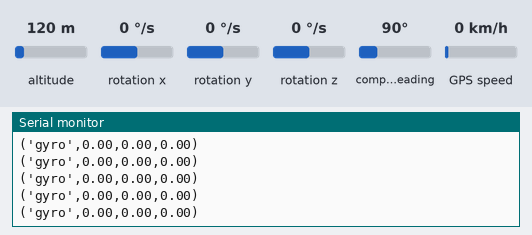
Bench run of a sketch on a simulated Arduino Uno, built with avr-gcc and run on an emulated ATmega328P. Shown: the last lines printed to the serial monitor. Wiring (inferred from the names in the program): L3G4200D gyroscope at I2C address 0x69. The inputs (shaded band) are chosen by the test bench; at power-on: rotation x 0 °/s, rotation y 0 °/s, rotation z 0 °/s, altitude 120 m, compass heading 90°, GPS speed 0 km/h. The GPS gets a fix after 3 s at 37.7749, -122.4194 with 8 satellites.

Above: at 2.4 s.
2.5 s: rotation x set to -192 °/s
At 3.0 s:
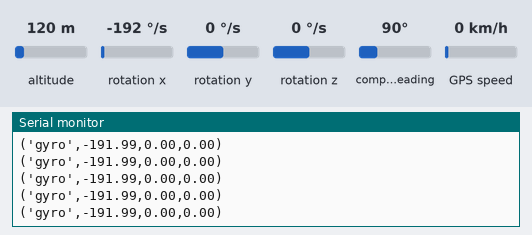
6.8 s: rotation y set to -192 °/s
At 7.3 s:
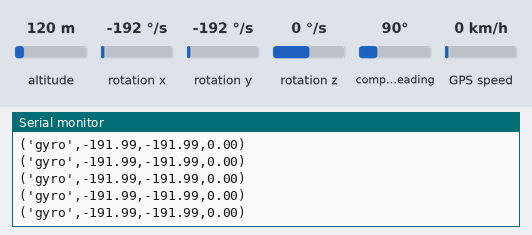
8.3 s: rotation z set to -192 °/s
At 8.9 s:
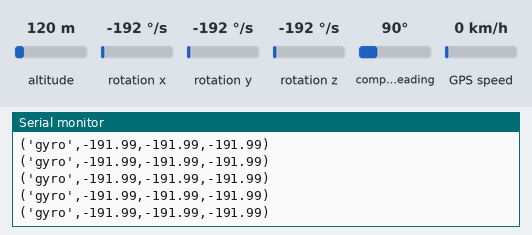

The sketch:

sensors_uno_gyro_GPS.ino
```cpp
#include "constants.h"

///////////////////////////////////////////////////////////////////////////
///////////////////////////////////////////////////////////////////////////
///////////////////////////////////////////////////////////////////////////
//
void setup() {
  Serial.begin(115200);
  GPS_setup();
  gyro_setup();
  sonar_setup(); // does nothing
  //encoder_setup();
}

void loop() {
  GPS_loop();
  gyro_loop();
  sonar_loop(); // writes zeros
  //encoder_loop();
}
//
///////////////////////////////////////////////////////////////////////////
///////////////////////////////////////////////////////////////////////////
///////////////////////////////////////////////////////////////////////////


///////////////////////////////////////////////////////////////////////////
///////////////////////////////////////////////////////////////////////////
///////////// GPS /////////////////////////////////////////////////////////
//    ------> http://www.adafruit.com/products/746
//Adafruit ultimage GPS
//https://learn.adafruit.com/adafruit-ultimate-gps/arduino-wiring
//VIN to +5V
//GND to Ground
//RX to digital 2
//TX to digital 3
#include <Adafruit_GPS.h>
#include <SoftwareSerial.h>
SoftwareSerial mySerial(3, 2);
Adafruit_GPS GPS(&mySerial);
#define GPSECHO  false
boolean usingInterrupt = true; // Determine whether or not to use this
void useInterrupt(boolean); // Func prototype keeps Arduino 0023 happy
void GPS_setup()
{

  //Serial.begin(115200);
  Serial.println("Adafruit GPS library basic test!");
  GPS.begin(9600);
  GPS.sendCommand(PMTK_SET_NMEA_OUTPUT_RMCGGA);
  GPS.sendCommand(PMTK_SET_NMEA_UPDATE_1HZ);   // 1 Hz update rate
  GPS.sendCommand(PGCMD_ANTENNA);
  useInterrupt(true);
  delay(1000);
  mySerial.println(PMTK_Q_RELEASE);

}
SIGNAL(TIMER0_COMPA_vect) {
  char c = GPS.read();
#ifdef UDR0
  if (GPSECHO)
    if (c) UDR0 = c;
#endif
}
void useInterrupt(boolean v) {
  if (v) {
    OCR0A = 0xAF;
    TIMSK0 |= _BV(OCIE0A);
    usingInterrupt = true;
  } else {
    TIMSK0 &= ~_BV(OCIE0A);
    usingInterrupt = false;
  }
}
uint32_t timer = millis();
void GPS_loop()                     // run over and over again
{
  if (! usingInterrupt) {
    char c = GPS.read();
    if (GPSECHO)
      if (c) Serial.print(c);
  }
  if (GPS.newNMEAreceived()) {
    if (!GPS.parse(GPS.lastNMEA()))   // this also sets the newNMEAreceived() flag to false
      return;  // we can fail to parse a sentence in which case we should just wait for another
  }
  if (timer > millis())  timer = millis();
  if (millis() - timer > 2000) {
    timer = millis(); // reset the timer
    if (GPS.fix) {
      Serial.print("(");
      Serial.print(STATE_GPS);
      Serial.print(",");
      Serial.print(GPS.latitudeDegrees, 5);
      Serial.print(", ");
      Serial.print(GPS.longitudeDegrees, 5);
      Serial.println(")");
    }
  }
}
//
///////////////////////////////////////////////////////////////////////////
///////////////////////////////////////////////////////////////////////////
///////////////////////////////////////////////////////////////////////////


///////////////////////////////////////////////////////////////////////////
///////////////////////////////////////////////////////////////////////////
//////////// gyroscope //////////////////////////////////////////////////////////
// PINS: A4,A5
// Baud: 115200
// http://forum.arduino.cc/index.php?topic=147351.0
// http://www.livescience.com/40103-accelerometer-vs-gyroscope.html
//Parallax Gyroscope Module 3-Axis L3G4200D
//https://www.parallax.com/product/27911
//http://forum.arduino.cc/index.php?topic=147351.msg1106879#msg1106879
//VIN to +5V
//GND to Ground
//SCL line to pin A5
//SDA line to pin A4
#include <Wire.h>
#define  CTRL_REG1  0x20
#define  CTRL_REG2  0x21
#define  CTRL_REG3  0x22
#define  CTRL_REG4  0x23
#define  CTRL_REG5  0x24
#define  CTRL_REG6  0x25
int gyroI2CAddr=105;
int gyroRaw[3];                         // raw sensor data, each axis, pretty useless really but here it is.
double gyroDPS[3];                      // gyro degrees per second, each axis
float heading[3]={0.0f};                // heading[x], heading[y], heading [z]
int gyroZeroRate[3];                    // Calibration data.  Needed because the sensor does center at zero, but rather always reports a small amount of rotation on each axis.
int gyroThreshold[3];                   // Raw rate change data less than the statistically derived threshold is discarded.
#define  NUM_GYRO_SAMPLES  50           // As recommended in STMicro doc
#define  GYRO_SIGMA_MULTIPLE  3         // As recommended
float dpsPerDigit=.00875f;              // for conversion to degrees per second
void gyro_setup() {
  //Serial.begin(115200);
  Wire.begin();
  setupGyro();
  calibrateGyro();
}
void gyro_loop() {
  updateGyroValues();
  //updateHeadings();
  Serial.print("(");
  Serial.print(STATE_GYRO);
  Serial.print(",");
  Serial.print(gyroDPS[0]);
  Serial.print(",");
  Serial.print(gyroDPS[1]);
  Serial.print(",");
  Serial.print(gyroDPS[2]);
  Serial.println(")");
  //printDPS();
  //Serial.print("   -->   ");
  //printHeadings();
  //Serial.println();
}
void printDPS()
{
  Serial.print("DPS X: ");
  Serial.print(gyroDPS[0]);
  Serial.print("  Y: ");
  Serial.print(gyroDPS[1]);
  Serial.print("  Z: ");
  Serial.print(gyroDPS[2]);
}
void printHeadings()
{
  Serial.print("Heading X: ");
  Serial.print(heading[0]);
  Serial.print("  Y: ");
  Serial.print(heading[1]);
  Serial.print("  Z: ");
  Serial.print(heading[2]);
}
void updateHeadings()
{
  float deltaT=getDeltaTMicros();
  for (int j=0;j<3;j++)
    heading[j] -= (gyroDPS[j]*deltaT)/1000000.0f;
}
unsigned long getDeltaTMicros()
{
  static unsigned long lastTime=0;
  unsigned long currentTime=micros();
  unsigned long deltaT=currentTime-lastTime;
  if (deltaT < 0.0)
     deltaT=currentTime+(4294967295-lastTime);
  lastTime=currentTime;
  return deltaT;
}
void testCalibration()
{
  calibrateGyro();
  for (int j=0;j<3;j++)
  {
    Serial.print(gyroZeroRate[j]);
    Serial.print("  ");
    Serial.print(gyroThreshold[j]);
    Serial.print("  ");
  }
  Serial.println();
  return;
}
void setupGyro()
{
  gyroWriteI2C(CTRL_REG1, 0x1F);        // Turn on all axes, disable power down
  gyroWriteI2C(CTRL_REG3, 0x08);        // Enable control ready signal
  setGyroSensitivity500();
  delay(100);
}
void calibrateGyro()
{
  long int gyroSums[3]={0};
  long int gyroSigma[3]={0};
  for (int i=0;i<NUM_GYRO_SAMPLES;i++)
  {
    updateGyroValues();
    for (int j=0;j<3;j++)
    {
      gyroSums[j]+=gyroRaw[j];
      gyroSigma[j]+=gyroRaw[j]*gyroRaw[j];
    }
  }
  for (int j=0;j<3;j++)
  {
    int averageRate=gyroSums[j]/NUM_GYRO_SAMPLES;
    gyroZeroRate[j]=averageRate;
    gyroThreshold[j]=sqrt((double(gyroSigma[j]) / NUM_GYRO_SAMPLES) - (averageRate * averageRate)) * GYRO_SIGMA_MULTIPLE;
  }
}
void updateGyroValues() {
  while (!(gyroReadI2C(0x27) & B00001000)){}      // Without this line you will get bad data occasionally
  int reg=0x28;
  for (int j=0;j<3;j++)
  {
    gyroRaw[j]=(gyroReadI2C(reg) | (gyroReadI2C(reg+1)<<8));
    reg+=2;
  }
  int deltaGyro[3];
  for (int j=0;j<3;j++)
  {
    deltaGyro[j]=gyroRaw[j]-gyroZeroRate[j];      // Use the calibration data to modify the sensor value.
    if (abs(deltaGyro[j]) < gyroThreshold[j])
      deltaGyro[j]=0;
    gyroDPS[j]= dpsPerDigit * deltaGyro[j];      // Multiply the sensor value by the sensitivity factor to get degrees per second.
  }
}
void setGyroSensitivity250(void)
{
  dpsPerDigit=.00875f;
  gyroWriteI2C(CTRL_REG4, 0x80);        // Set scale (250 deg/sec)
}
void setGyroSensitivity500(void)
{
  dpsPerDigit=.0175f;
  gyroWriteI2C(CTRL_REG4, 0x90);        // Set scale (500 deg/sec)
}
void setGyroSensitivity2000(void)
{
  dpsPerDigit=.07f;
  gyroWriteI2C(CTRL_REG4,0xA0);
}
int gyroReadI2C (byte regAddr) {
  Wire.beginTransmission(gyroI2CAddr);
  Wire.write(regAddr);
  Wire.endTransmission();
  Wire.requestFrom(gyroI2CAddr, 1);
  while(!Wire.available()) {};
  return (Wire.read());
}
int gyroWriteI2C( byte regAddr, byte val){
  Wire.beginTransmission(gyroI2CAddr);
  Wire.write(regAddr);
  Wire.write(val);
  Wire.endTransmission();
}
//
//////////////////////////////////////////////////////////////////////
///////////////////////////////////////////////////////////////////////////
///////////////////////////////////////////////////////////////////////////


///////////////////////////////////////////////////////////////////////////
///////////////////////////////////////////////////////////////////////////
///////////////////// max sonar /////////////////////////////////////////////////
// PINS: PW to pin 7
// Baud: ---
// http://playground.arduino.cc/Main/MaxSonar
//Author: Bruce Allen
//Digital pin 7 for reading in the pulse width from the MaxSonar device.
//This variable is a constant because the pin will not change throughout execution of this code.
const int pwPin = 7;
long pulse, inches, cm;
void sonar_setup()
{
  //This opens up a serial connection to shoot the results back to the PC console
  //Serial.begin(9600);
  ;
}
void sonar_loop()
{
  /*
  pinMode(pwPin, INPUT);
  pulse = pulseIn(pwPin, HIGH);
  inches = pulse / 147;
  cm = inches * 2.54;
  */
  //Serial.print(inches);
  //Serial.print("in, ");
  //Serial.print(cm);
  delay(25);
  /*
  Serial.print("(");
  Serial.print(STATE_SONAR);
  Serial.print(",");
  Serial.print(0.00);
  Serial.println(")");
  */
  //delay(500);

}
//////////////////////////////////////////////////////////////////////
///////////////////////////////////////////////////////////////////////////
///////////////////////////////////////////////////////////////////////////


///////////////////////////////////////////////////////////////////////////
///////////////////////////////////////////////////////////////////////////
//////////////////// wheel encoder //////////////////////////////////////////////////
// PINS: 4,5 //2,3
// Baud: 9600
#define encoder0PinA  4 //2
#define encoder0PinB  5 //3
volatile int encoder0Pos = 0;
volatile boolean PastA = 0;
volatile boolean PastB = 0;
volatile unsigned long int a = 0;
volatile unsigned long int b = 0;
volatile unsigned long int t1 = millis();
volatile unsigned long int t2 = 0;
volatile unsigned long int dt = 0;
volatile float rate_1 = 0.0;
void encoder_setup()
{
  //Serial.begin(9600);
  pinMode(encoder0PinA, INPUT);
  //turn on pullup resistor
  //digitalWrite(encoder0PinA, HIGH); //ONLY FOR SOME ENCODER(MAGNETIC)!!!!
  pinMode(encoder0PinB, INPUT);
  //turn on pullup resistor
  //digitalWrite(encoder0PinB, HIGH); //ONLY FOR SOME ENCODER(MAGNETIC)!!!!
  PastA = (boolean)digitalRead(encoder0PinA); //initial value of channel A;
  PastB = (boolean)digitalRead(encoder0PinB); //and channel B
//To speed up even more, you may define manually the ISRs
// encoder A channel on interrupt 0 (arduino's pin 2)
  attachInterrupt(0, doEncoderA, CHANGE);
// encoder B channel pin on interrupt 1 (arduino's pin 3)
  attachInterrupt(1, doEncoderB, CHANGE);
}
void encoder_loop()
{
  dt = millis()-t1;
  if (dt > 100) {
    rate_1 = 1000.0/16.0 * a / dt;
    t1 = millis();
    a = 0;
  }
 //your staff....ENJOY! :D
  //Serial.print('(');
  //Serial.print(b);
  Serial.print("(");
  Serial.print(STATE_ENCODER);
  Serial.print(",");
  Serial.println(rate_1);
  Serial.println(")");
  //delay(100);
}
//you may easily modify the code  get quadrature..
//..but be sure this whouldn't let Arduino back!
void doEncoderA()
{
     t2 = micros();
     a = a + 1;
}
void doEncoderB()
{
     b += 1;
}
//////////////////////////////////////////////////////////////////////
///////////////////////////////////////////////////////////////////////////
///////////////////////////////////////////////////////////////////////////
```

constants.h
```cpp
/////////////////////
// All possible states (i.e. first numbers sent in tuples along serial)
//
// These are the possible states of the control system.
// States are reached by button presses or drive commands, except for error state.
#define STATE_HUMAN_FULL_CONTROL            1
#define STATE_LOCK                          2
#define STATE_CAFFE_CAFFE_STEER_HUMAN_MOTOR 3
#define STATE_CAFFE_HUMAN_STEER_HUMAN_MOTOR 5
#define STATE_CAFFE_CAFFE_STEER_CAFFE_MOTOR 6
#define STATE_CAFFE_HUMAN_STEER_CAFFE_MOTOR 7
#define STATE_LOCK_CALIBRATE                4
#define STATE_ERROR                         -1
// Now for the sensors
#define STATE_GPS                           "'gps'"
#define STATE_GYRO                          "'gyro'"
#define STATE_SONAR                         "'sonar'"
#define STATE_ENCODER                       "'encoder'"
//
/////////////////////


/////////////////////
// Servo constants
//
// These define extreme min an max values that should never be broken.
#define SERVO_MAX   2000
#define MOTOR_MAX   SERVO_MAX
#define BUTTON_MAX  SERVO_MAX
#define SERVO_MIN   500
#define MOTOR_MIN   SERVO_MIN
#define BUTTON_MIN  SERVO_MIN
//
/////////////////////


/////////////////////
// The hand-held radio controller has two buttons. Pressing the upper or lower
// allows for reaching separate PWM levels: ~ 1710, 1200, 1000, and 888
// These are used for different control states.
#define BUTTON_A 1710 // Human in full control of driving
#define BUTTON_B 1200 // Lock state
#define BUTTON_C 964  // Caffe steering, human on accelerator
#define BUTTON_D 850  // Calibration of steering and motor control ranges
#define BUTTON_DELTA 50 // range around button value that is considered in that value
//
/////////////////////
```

Measured:
- after the input at 2.5 s, the serial monitor: prints a new line at once (image 1)
- after the input at 6.8 s, the serial monitor: prints a new line at once (image 2)
- after the input at 8.3 s, the serial monitor: prints a new line at once (image 3)
